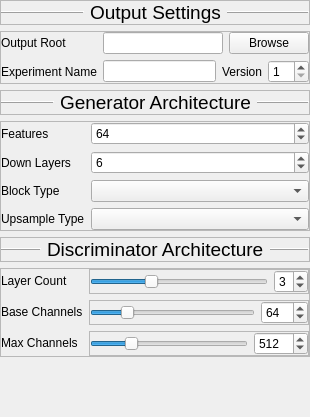
                 <widget class="QWidget" name="experiment_settings_container">
                  <property name="geometry">
                   <rect>
                    <x>0</x>
                    <y>0</y>
                    <width>310</width>
                    <height>417</height>
                   </rect>
                  </property>
                  <layout class="QVBoxLayout" name="verticalLayout_11">
                   <property name="spacing">
                    <number>6</number>
                   </property>
                   <property name="leftMargin">
                    <number>0</number>
                   </property>
                   <property name="topMargin">
                    <number>0</number>
                   </property>
                   <property name="rightMargin">
                    <number>0</number>
                   </property>
                   <property name="bottomMargin">
                    <number>0</number>
                   </property>
                   <item>
                    <widget class="QFrame" name="frame_87">
                     <property name="frameShape">
                      <enum>QFrame::StyledPanel</enum>
                     </property>
                     <property name="frameShadow">
                      <enum>QFrame::Raised</enum>
                     </property>
                     <layout class="QHBoxLayout" name="horizontalLayout_76">
                      <property name="leftMargin">
                       <number>0</number>
                      </property>
                      <property name="topMargin">
                       <number>0</number>
                      </property>
                      <property name="rightMargin">
                       <number>0</number>
                      </property>
                      <property name="bottomMargin">
                       <number>0</number>
                      </property>
                      <item>
                       <widget class="Line" name="line_34">
                        <property name="frameShadow">
                         <enum>QFrame::Raised</enum>
                        </property>
                        <property name="orientation">
                         <enum>Qt::Horizontal</enum>
                        </property>
                       </widget>
                      </item>
                      <item>
                       <widget class="QLabel" name="label_104">
                        <property name="sizePolicy">
                         <sizepolicy hsizetype="Maximum" vsizetype="Preferred">
                          <horstretch>0</horstretch>
                          <verstretch>0</verstretch>
                         </sizepolicy>
                        </property>
                        <property name="font">
                         <font>
                          <pointsize>14</pointsize>
                         </font>
                        </property>
                        <property name="frameShape">
                         <enum>QFrame::NoFrame</enum>
                        </property>
                        <property name="frameShadow">
                         <enum>QFrame::Raised</enum>
                        </property>
                        <property name="text">
                         <string>Output Settings</string>
                        </property>
                       </widget>
                      </item>
                      <item>
                       <widget class="Line" name="line_35">
                        <property name="frameShadow">
                         <enum>QFrame::Raised</enum>
                        </property>
                        <property name="orientation">
                         <enum>Qt::Horizontal</enum>
                        </property>
                       </widget>
                      </item>
                     </layout>
                    </widget>
                   </item>
                   <item>
                    <widget class="QFrame" name="frame_8">
                     <property name="frameShape">
                      <enum>QFrame::StyledPanel</enum>
                     </property>
                     <property name="frameShadow">
                      <enum>QFrame::Raised</enum>
                     </property>
                     <layout class="QFormLayout" name="formLayout_13">
                      <property name="leftMargin">
                       <number>0</number>
                      </property>
                      <property name="topMargin">
                       <number>0</number>
                      </property>
                      <property name="rightMargin">
                       <number>0</number>
                      </property>
                      <property name="bottomMargin">
                       <number>0</number>
                      </property>
                      <item row="0" column="0">
                       <widget class="QLabel" name="label_2">
                        <property name="text">
                         <string>Output Root</string>
                        </property>
                       </widget>
                      </item>
                      <item row="0" column="1">
                       <layout class="QHBoxLayout" name="horizontalLayout_3">
                        <item>
                         <widget class="QLineEdit" name="output_directory"/>
                        </item>
                        <item>
                         <widget class="QPushButton" name="browse_output">
                          <property name="text">
                           <string>Browse</string>
                          </property>
                         </widget>
                        </item>
                       </layout>
                      </item>
                      <item row="1" column="0">
                       <widget class="QLabel" name="label_3">
                        <property name="text">
                         <string>Experiment Name</string>
                        </property>
                       </widget>
                      </item>
                      <item row="1" column="1">
                       <layout class="QHBoxLayout" name="horizontalLayout_4">
                        <item>
                         <widget class="QLineEdit" name="experiment_name"/>
                        </item>
                        <item>
                         <widget class="QLabel" name="label_4">
                          <property name="text">
                           <string>Version</string>
                          </property>
                         </widget>
                        </item>
                        <item>
                         <widget class="QSpinBox" name="experiment_version">
                          <property name="minimum">
                           <number>1</number>
                          </property>
                         </widget>
                        </item>
                       </layout>
                      </item>
                     </layout>
                    </widget>
                   </item>
                   <item>
                    <widget class="QFrame" name="frame_88">
                     <property name="frameShape">
                      <enum>QFrame::StyledPanel</enum>
                     </property>
                     <property name="frameShadow">
                      <enum>QFrame::Raised</enum>
                     </property>
                     <layout class="QHBoxLayout" name="horizontalLayout_77">
                      <property name="leftMargin">
                       <number>0</number>
                      </property>
                      <property name="topMargin">
                       <number>0</number>
                      </property>
                      <property name="rightMargin">
                       <number>0</number>
                      </property>
                      <property name="bottomMargin">
                       <number>0</number>
                      </property>
                      <item>
                       <widget class="Line" name="line_36">
                        <property name="frameShadow">
                         <enum>QFrame::Raised</enum>
                        </property>
                        <property name="orientation">
                         <enum>Qt::Horizontal</enum>
                        </property>
                       </widget>
                      </item>
                      <item>
                       <widget class="QLabel" name="label_105">
                        <property name="sizePolicy">
                         <sizepolicy hsizetype="Maximum" vsizetype="Preferred">
                          <horstretch>0</horstretch>
                          <verstretch>0</verstretch>
                         </sizepolicy>
                        </property>
                        <property name="font">
                         <font>
                          <pointsize>14</pointsize>
                         </font>
                        </property>
                        <property name="frameShape">
                         <enum>QFrame::NoFrame</enum>
                        </property>
                        <property name="frameShadow">
                         <enum>QFrame::Raised</enum>
                        </property>
                        <property name="text">
                         <string>Generator Architecture</string>
                        </property>
                       </widget>
                      </item>
                      <item>
                       <widget class="Line" name="line_37">
                        <property name="frameShadow">
                         <enum>QFrame::Raised</enum>
                        </property>
                        <property name="orientation">
                         <enum>Qt::Horizontal</enum>
                        </property>
                       </widget>
                      </item>
                     </layout>
                    </widget>
                   </item>
                   <item>
                    <widget class="QFrame" name="frame_75">
                     <property name="frameShape">
                      <enum>QFrame::StyledPanel</enum>
                     </property>
                     <property name="frameShadow">
                      <enum>QFrame::Raised</enum>
                     </property>
                     <layout class="QFormLayout" name="formLayout_22">
                      <property name="leftMargin">
                       <number>0</number>
                      </property>
                      <property name="topMargin">
                       <number>0</number>
                      </property>
                      <property name="rightMargin">
                       <number>0</number>
                      </property>
                      <property name="bottomMargin">
                       <number>0</number>
                      </property>
                      <item row="3" column="0">
                       <widget class="QLabel" name="label_87">
                        <property name="text">
                         <string>Upsample Type</string>
                        </property>
                       </widget>
                      </item>
                      <item row="3" column="1">
                       <widget class="QComboBox" name="gen_upsample_type"/>
                      </item>
                      <item row="0" column="0">
                       <widget class="QLabel" name="label_124">
                        <property name="toolTip">
                         <string>Number of features on the first conv layer.</string>
                        </property>
                        <property name="text">
                         <string>Features</string>
                        </property>
                       </widget>
                      </item>
                      <item row="0" column="1">
                       <widget class="QSpinBox" name="gen_features">
                        <property name="minimum">
                         <number>16</number>
                        </property>
                        <property name="maximum">
                         <number>512</number>
                        </property>
                        <property name="singleStep">
                         <number>16</number>
                        </property>
                        <property name="value">
                         <number>64</number>
                        </property>
                       </widget>
                      </item>
                      <item row="1" column="0">
                       <widget class="QLabel" name="label_125">
                        <property name="text">
                         <string>Down Layers</string>
                        </property>
                       </widget>
                      </item>
                      <item row="1" column="1">
                       <widget class="QSpinBox" name="gen_n_downs">
                        <property name="minimum">
                         <number>1</number>
                        </property>
                        <property name="maximum">
                         <number>7</number>
                        </property>
                        <property name="value">
                         <number>6</number>
                        </property>
                       </widget>
                      </item>
                      <item row="2" column="0">
                       <widget class="QLabel" name="label_126">
                        <property name="text">
                         <string>Block Type</string>
                        </property>
                       </widget>
                      </item>
                      <item row="2" column="1">
                       <widget class="QComboBox" name="gen_block_type"/>
                      </item>
                     </layout>
                    </widget>
                   </item>
                   <item>
                    <widget class="QFrame" name="frame_86">
                     <property name="frameShape">
                      <enum>QFrame::StyledPanel</enum>
                     </property>
                     <property name="frameShadow">
                      <enum>QFrame::Raised</enum>
                     </property>
                     <layout class="QHBoxLayout" name="horizontalLayout_75">
                      <property name="leftMargin">
                       <number>0</number>
                      </property>
                      <property name="topMargin">
                       <number>0</number>
                      </property>
                      <property name="rightMargin">
                       <number>0</number>
                      </property>
                      <property name="bottomMargin">
                       <number>0</number>
                      </property>
                      <item>
                       <widget class="Line" name="line_33">
                        <property name="frameShadow">
                         <enum>QFrame::Raised</enum>
                        </property>
                        <property name="orientation">
                         <enum>Qt::Horizontal</enum>
                        </property>
                       </widget>
                      </item>
                      <item>
                       <widget class="QLabel" name="label_103">
                        <property name="sizePolicy">
                         <sizepolicy hsizetype="Maximum" vsizetype="Preferred">
                          <horstretch>0</horstretch>
                          <verstretch>0</verstretch>
                         </sizepolicy>
                        </property>
                        <property name="font">
                         <font>
                          <pointsize>14</pointsize>
                         </font>
                        </property>
                        <property name="frameShape">
                         <enum>QFrame::NoFrame</enum>
                        </property>
                        <property name="frameShadow">
                         <enum>QFrame::Raised</enum>
                        </property>
                        <property name="text">
                         <string>Discriminator Architecture</string>
                        </property>
                       </widget>
                      </item>
                      <item>
                       <widget class="Line" name="line_29">
                        <property name="frameShadow">
                         <enum>QFrame::Raised</enum>
                        </property>
                        <property name="orientation">
                         <enum>Qt::Horizontal</enum>
                        </property>
                       </widget>
                      </item>
                     </layout>
                    </widget>
                   </item>
                   <item>
                    <widget class="QFrame" name="frame_71">
                     <property name="frameShape">
                      <enum>QFrame::StyledPanel</enum>
                     </property>
                     <property name="frameShadow">
                      <enum>QFrame::Raised</enum>
                     </property>
                     <layout class="QFormLayout" name="formLayout_21">
                      <property name="horizontalSpacing">
                       <number>6</number>
                      </property>
                      <property name="verticalSpacing">
                       <number>6</number>
                      </property>
                      <property name="leftMargin">
                       <number>0</number>
                      </property>
                      <property name="topMargin">
                       <number>0</number>
                      </property>
                      <property name="rightMargin">
                       <number>0</number>
                      </property>
                      <property name="bottomMargin">
                       <number>0</number>
                      </property>
                      <item row="0" column="0">
                       <widget class="QLabel" name="label_84">
                        <property name="text">
                         <string>Layer Count</string>
                        </property>
                       </widget>
                      </item>
                      <item row="0" column="1">
                       <widget class="QFrame" name="frame_72">
                        <property name="frameShape">
                         <enum>QFrame::StyledPanel</enum>
                        </property>
                        <property name="frameShadow">
                         <enum>QFrame::Raised</enum>
                        </property>
                        <layout class="QHBoxLayout" name="horizontalLayout_60">
                         <property name="leftMargin">
                          <number>0</number>
                         </property>
                         <property name="topMargin">
                          <number>0</number>
                         </property>
                         <property name="rightMargin">
                          <number>0</number>
                         </property>
                         <property name="bottomMargin">
                          <number>0</number>
                         </property>
                         <item>
                          <widget class="QSlider" name="n_layers_d_slider">
                           <property name="minimum">
                            <number>1</number>
                           </property>
                           <property name="maximum">
                            <number>7</number>
                           </property>
                           <property name="value">
                            <number>3</number>
                           </property>
                           <property name="orientation">
                            <enum>Qt::Horizontal</enum>
                           </property>
                           <property name="tickPosition">
                            <enum>QSlider::NoTicks</enum>
                           </property>
                           <property name="tickInterval">
                            <number>10</number>
                           </property>
                          </widget>
                         </item>
                         <item>
                          <widget class="QSpinBox" name="n_layers_d">
                           <property name="minimum">
                            <number>1</number>
                           </property>
                           <property name="maximum">
                            <number>7</number>
                           </property>
                           <property name="value">
                            <number>3</number>
                           </property>
                          </widget>
                         </item>
                        </layout>
                       </widget>
                      </item>
                      <item row="1" column="0">
                       <widget class="QLabel" name="label_85">
                        <property name="text">
                         <string>Base Channels</string>
                        </property>
                       </widget>
                      </item>
                      <item row="2" column="0">
                       <widget class="QLabel" name="label_86">
                        <property name="text">
                         <string>Max Channels</string>
                        </property>
                       </widget>
                      </item>
                      <item row="1" column="1">
                       <widget class="QFrame" name="frame_73">
                        <property name="frameShape">
                         <enum>QFrame::StyledPanel</enum>
                        </property>
                        <property name="frameShadow">
                         <enum>QFrame::Raised</enum>
                        </property>
                        <layout class="QHBoxLayout" name="horizontalLayout_61">
                         <property name="leftMargin">
                          <number>0</number>
                         </property>
                         <property name="topMargin">
                          <number>0</number>
                         </property>
                         <property name="rightMargin">
                          <number>0</number>
                         </property>
                         <property name="bottomMargin">
                          <number>0</number>
                         </property>
                         <item>
                          <widget class="QSlider" name="base_channels_d_slider">
                           <property name="minimum">
                            <number>16</number>
                           </property>
                           <property name="maximum">
                            <number>256</number>
                           </property>
                           <property name="singleStep">
                            <number>16</number>
                           </property>
                           <property name="value">
                            <number>64</number>
                           </property>
                           <property name="orientation">
                            <enum>Qt::Horizontal</enum>
                           </property>
                           <property name="tickPosition">
                            <enum>QSlider::NoTicks</enum>
                           </property>
                           <property name="tickInterval">
                            <number>10</number>
                           </property>
                          </widget>
                         </item>
                         <item>
                          <widget class="QSpinBox" name="base_channels_d">
                           <property name="minimum">
                            <number>16</number>
                           </property>
                           <property name="maximum">
                            <number>256</number>
                           </property>
                           <property name="singleStep">
                            <number>16</number>
                           </property>
                           <property name="value">
                            <number>64</number>
                           </property>
                          </widget>
                         </item>
                        </layout>
                       </widget>
                      </item>
                      <item row="2" column="1">
                       <widget class="QFrame" name="frame_74">
                        <property name="frameShape">
                         <enum>QFrame::StyledPanel</enum>
                        </property>
                        <property name="frameShadow">
                         <enum>QFrame::Raised</enum>
                        </property>
                        <layout class="QHBoxLayout" name="horizontalLayout_62">
                         <property name="leftMargin">
                          <number>0</number>
                         </property>
                         <property name="topMargin">
                          <number>0</number>
                         </property>
                         <property name="rightMargin">
                          <number>0</number>
                         </property>
                         <property name="bottomMargin">
                          <number>0</number>
                         </property>
                         <item>
                          <widget class="QSlider" name="max_channels_d_slider">
                           <property name="minimum">
                            <number>32</number>
                           </property>
                           <property name="maximum">
                            <number>2048</number>
                           </property>
                           <property name="singleStep">
                            <number>32</number>
                           </property>
                           <property name="value">
                            <number>512</number>
                           </property>
                           <property name="orientation">
                            <enum>Qt::Horizontal</enum>
                           </property>
                           <property name="tickPosition">
                            <enum>QSlider::NoTicks</enum>
                           </property>
                           <property name="tickInterval">
                            <number>10</number>
                           </property>
                          </widget>
                         </item>
                         <item>
                          <widget class="QSpinBox" name="max_channels_d">
                           <property name="minimum">
                            <number>32</number>
                           </property>
                           <property name="maximum">
                            <number>2048</number>
                           </property>
                           <property name="singleStep">
                            <number>32</number>
                           </property>
                           <property name="value">
                            <number>512</number>
                           </property>
                          </widget>
                         </item>
                        </layout>
                       </widget>
                      </item>
                     </layout>
                    </widget>
                   </item>
                   <item>
                    <spacer name="verticalSpacer_8">
                     <property name="orientation">
                      <enum>Qt::Vertical</enum>
                     </property>
                     <property name="sizeHint" stdset="0">
                      <size>
                       <width>20</width>
                       <height>40</height>
                      </size>
                     </property>
                    </spacer>
                   </item>
                  </layout>
                 </widget>
